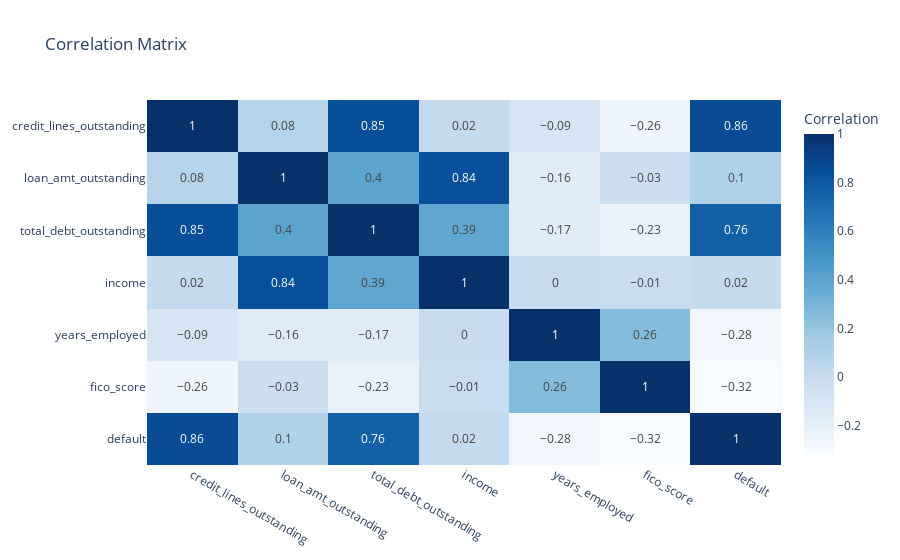

Notebook cell for this chart:
### Code cell
import plotly.express as px
# Create heatmap with plotly
fig = px.imshow(corr_matrix,
                title="Correlation Matrix",
                labels={'color':'Correlation'},  # Label for the color bar
                color_continuous_scale='Blues',  # Set color scheme to blue
                aspect="auto",
                text_auto=True)

# Show plot
fig.show()

### Figure 1 — Plotly figure (JSON) as saved in the notebook; plotly's stock layout.template omitted (floating-point values rounded to 4 significant figures)
{"data": [{"coloraxis": "coloraxis", "hovertemplate": "x: %{x}<br>y: %{y}<br>Correlation: %{z}<extra></extra>", "name": "0", "texttemplate": "%{z}", "type": "heatmap", "x": ["credit_lines_outstanding", "loan_amt_outstanding", "total_debt_outstanding", "income", "years_employed", "fico_score", "default"], "xaxis": "x", "y": ["credit_lines_outstanding", "loan_amt_outstanding", "total_debt_outstanding", "income", "years_employed", "fico_score", "default"], "yaxis": "y", "z": [[1, 0.08, 0.85, 0.02, -0.09, -0.26, 0.86], [0.08, 1, 0.4, 0.84, -0.16, -0.03, 0.1], [0.85, 0.4, 1, 0.39, -0.17, -0.23, 0.76], [0.02, 0.84, 0.39, 1, 0, -0.01, 0.02], [-0.09, -0.16, -0.17, 0, 1, 0.26, -0.28], [-0.26, -0.03, -0.23, -0.01, 0.26, 1, -0.32], [0.86, 0.1, 0.76, 0.02, -0.28, -0.32, 1]]}], "layout": {"coloraxis": {"colorbar": {"title": {"text": "Correlation"}}, "colorscale": [[0, "rgb(247,251,255)"], [0.125, "rgb(222,235,247)"], [0.25, "rgb(198,219,239)"], [0.375, "rgb(158,202,225)"], [0.5, "rgb(107,174,214)"], [0.625, "rgb(66,146,198)"], [0.75, "rgb(33,113,181)"], [0.875, "rgb(8,81,156)"], [1, "rgb(8,48,107)"]]}, "title": {"text": "Correlation Matrix"}, "xaxis": {"anchor": "y", "domain": [0, 1]}, "yaxis": {"anchor": "x", "autorange": "reversed", "domain": [0, 1]}}}
